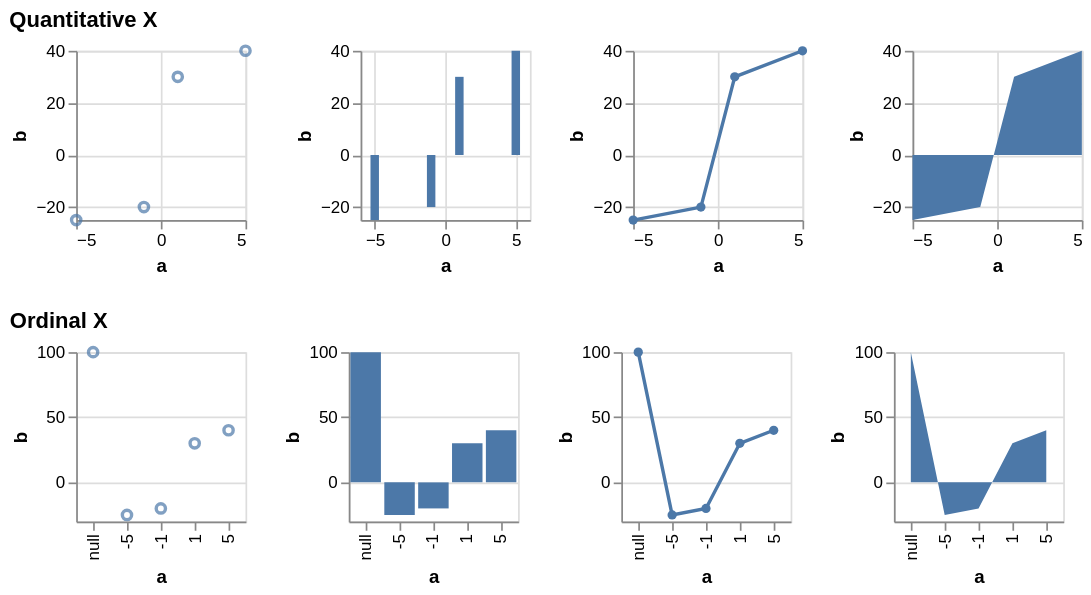

Express this chart as Vega-Lite.
### Vega specification from a JSON file in a GitHub repository (floating-point values rounded to 4 significant figures)
{"$schema": "https://vega.github.io/schema/vega/v6.json", "description": "Testing invalid", "background": "white", "padding": 5, "data": [{"name": "source_0", "values": [{"a": null, "b": 100}, {"a": -10, "b": null}, {"a": -5, "b": -25}, {"a": -1, "b": -20}, {"a": 0, "b": null}, {"a": 1, "b": 30}, {"a": 5, "b": 40}, {"a": 10, "b": null}]}, {"name": "data_0", "source": "source_0", "transform": [{"type": "formula", "expr": "toNumber(datum[\"a\"])", "as": "a"}]}, {"name": "data_1", "source": "data_0", "transform": [{"type": "filter", "expr": "isValid(datum[\"a\"]) && isFinite(+datum[\"a\"]) && isValid(datum[\"b\"]) && isFinite(+datum[\"b\"])"}]}, {"name": "data_2", "source": "data_0", "transform": [{"type": "stack", "groupby": ["a"], "field": "b", "sort": {"field": [], "order": []}, "as": ["b_start", "b_end"], "offset": "zero"}, {"type": "filter", "expr": "isValid(datum[\"a\"]) && isFinite(+datum[\"a\"]) && isValid(datum[\"b\"]) && isFinite(+datum[\"b\"])"}]}, {"name": "data_3", "source": "data_0", "transform": [{"type": "impute", "field": "b", "groupby": [], "key": "a", "method": "value", "value": 0}, {"type": "stack", "groupby": ["a"], "field": "b", "sort": {"field": [], "order": []}, "as": ["b_start", "b_end"], "offset": "zero"}, {"type": "filter", "expr": "isValid(datum[\"a\"]) && isFinite(+datum[\"a\"]) && isValid(datum[\"b\"]) && isFinite(+datum[\"b\"])"}]}, {"name": "data_4", "source": "data_0", "transform": [{"type": "filter", "expr": "isValid(datum[\"b\"]) && isFinite(+datum[\"b\"])"}]}, {"name": "data_5", "source": "data_0", "transform": [{"type": "stack", "groupby": ["a"], "field": "b", "sort": {"field": [], "order": []}, "as": ["b_start", "b_end"], "offset": "zero"}, {"type": "filter", "expr": "isValid(datum[\"b\"]) && isFinite(+datum[\"b\"])"}]}, {"name": "data_6", "source": "data_0", "transform": [{"type": "impute", "field": "b", "groupby": [], "key": "a", "method": "value", "value": 0}, {"type": "stack", "groupby": ["a"], "field": "b", "sort": {"field": [], "order": []}, "as": ["b_start", "b_end"], "offset": "zero"}, {"type": "filter", "expr": "isValid(datum[\"b\"]) && isFinite(+datum[\"b\"])"}]}], "signals": [{"name": "childHeight", "value": 100}, {"name": "concat_0_childWidth", "value": 100}, {"name": "concat_1_childWidth", "value": 100}], "layout": {"padding": 20, "columns": 1, "bounds": "full", "align": "each"}, "marks": [{"type": "group", "name": "concat_0_group", "title": {"text": "Quantitative X", "anchor": "start"}, "layout": {"padding": 20, "bounds": "full", "align": "each"}, "marks": [{"type": "group", "name": "concat_0_concat_0_group", "style": "cell", "encode": {"update": {"width": {"signal": "concat_0_childWidth"}, "height": {"signal": "childHeight"}}}, "marks": [{"name": "concat_0_concat_0_marks", "type": "symbol", "style": ["point"], "from": {"data": "data_1"}, "encode": {"update": {"opacity": {"value": 0.7}, "fill": {"value": "transparent"}, "stroke": {"value": "#4c78a8"}, "tooltip": {"signal": "{\"a\": format(datum[\"a\"], \"\"), \"b\": format(datum[\"b\"], \"\")}"}, "ariaRoleDescription": {"value": "point"}, "description": {"signal": "\"a: \" + (format(datum[\"a\"], \"\")) + \"; b: \" + (format(datum[\"b\"], \"\"))"}, "x": {"scale": "concat_0_concat_0_x", "field": "a"}, "y": {"scale": "concat_0_concat_0_y", "field": "b"}}}}], "axes": [{"scale": "concat_0_concat_0_x", "orient": "bottom", "gridScale": "concat_0_concat_0_y", "grid": true, "tickCount": {"signal": "ceil(concat_0_childWidth/40)"}, "domain": false, "labels": false, "aria": false, "maxExtent": 0, "minExtent": 0, "ticks": false, "zindex": 0}, {"scale": "concat_0_concat_0_y", "orient": "left", "gridScale": "concat_0_concat_0_x", "grid": true, "tickCount": {"signal": "ceil(childHeight/40)"}, "domain": false, "labels": false, "aria": false, "maxExtent": 0, "minExtent": 0, "ticks": false, "zindex": 0}, {"scale": "concat_0_concat_0_x", "orient": "bottom", "grid": false, "title": "a", "labelFlush": true, "labelOverlap": true, "tickCount": {"signal": "ceil(concat_0_childWidth/40)"}, "zindex": 0}, {"scale": "concat_0_concat_0_y", "orient": "left", "grid": false, "title": "b", "labelOverlap": true, "tickCount": {"signal": "ceil(childHeight/40)"}, "zindex": 0}]}, {"type": "group", "name": "concat_0_concat_1_group", "style": "cell", "encode": {"update": {"width": {"signal": "concat_0_childWidth"}, "height": {"signal": "childHeight"}}}, "marks": [{"name": "concat_0_concat_1_marks", "type": "rect", "style": ["bar"], "from": {"data": "data_2"}, "encode": {"update": {"fill": {"value": "#4c78a8"}, "tooltip": {"signal": "{\"a\": format(datum[\"a\"], \"\"), \"b\": format(datum[\"b\"], \"\")}"}, "ariaRoleDescription": {"value": "bar"}, "description": {"signal": "\"a: \" + (format(datum[\"a\"], \"\")) + \"; b: \" + (format(datum[\"b\"], \"\"))"}, "xc": {"scale": "concat_0_concat_1_x", "field": "a"}, "width": {"value": 5}, "y": {"scale": "concat_0_concat_1_y", "field": "b_end"}, "y2": {"scale": "concat_0_concat_1_y", "field": "b_start"}}}}], "axes": [{"scale": "concat_0_concat_1_x", "orient": "bottom", "gridScale": "concat_0_concat_1_y", "grid": true, "tickCount": {"signal": "ceil(concat_0_childWidth/40)"}, "domain": false, "labels": false, "aria": false, "maxExtent": 0, "minExtent": 0, "ticks": false, "zindex": 0}, {"scale": "concat_0_concat_1_y", "orient": "left", "gridScale": "concat_0_concat_1_x", "grid": true, "tickCount": {"signal": "ceil(childHeight/40)"}, "domain": false, "labels": false, "aria": false, "maxExtent": 0, "minExtent": 0, "ticks": false, "zindex": 0}, {"scale": "concat_0_concat_1_x", "orient": "bottom", "grid": false, "title": "a", "labelFlush": true, "labelOverlap": true, "tickCount": {"signal": "ceil(concat_0_childWidth/40)"}, "zindex": 0}, {"scale": "concat_0_concat_1_y", "orient": "left", "grid": false, "title": "b", "labelOverlap": true, "tickCount": {"signal": "ceil(childHeight/40)"}, "zindex": 0}]}, {"type": "group", "name": "concat_0_concat_2_group", "style": "cell", "encode": {"update": {"width": {"signal": "concat_0_childWidth"}, "height": {"signal": "childHeight"}}}, "marks": [{"name": "concat_0_concat_2_layer_0_marks", "type": "line", "style": ["line"], "sort": {"field": "x"}, "from": {"data": "data_1"}, "encode": {"update": {"stroke": {"value": "#4c78a8"}, "tooltip": {"signal": "{\"a\": format(datum[\"a\"], \"\"), \"b\": format(datum[\"b\"], \"\")}"}, "description": {"signal": "\"a: \" + (format(datum[\"a\"], \"\")) + \"; b: \" + (format(datum[\"b\"], \"\"))"}, "x": {"scale": "concat_0_concat_2_x", "field": "a"}, "y": {"scale": "concat_0_concat_2_y", "field": "b"}}}}, {"name": "concat_0_concat_2_layer_1_marks", "type": "symbol", "style": ["point"], "from": {"data": "data_1"}, "encode": {"update": {"opacity": {"value": 1}, "fill": {"value": "#4c78a8"}, "tooltip": {"signal": "{\"a\": format(datum[\"a\"], \"\"), \"b\": format(datum[\"b\"], \"\")}"}, "ariaRoleDescription": {"value": "point"}, "description": {"signal": "\"a: \" + (format(datum[\"a\"], \"\")) + \"; b: \" + (format(datum[\"b\"], \"\"))"}, "x": {"scale": "concat_0_concat_2_x", "field": "a"}, "y": {"scale": "concat_0_concat_2_y", "field": "b"}}}}], "axes": [{"scale": "concat_0_concat_2_x", "orient": "bottom", "gridScale": "concat_0_concat_2_y", "grid": true, "tickCount": {"signal": "ceil(concat_0_childWidth/40)"}, "domain": false, "labels": false, "aria": false, "maxExtent": 0, "minExtent": 0, "ticks": false, "zindex": 0}, {"scale": "concat_0_concat_2_y", "orient": "left", "gridScale": "concat_0_concat_2_x", "grid": true, "tickCount": {"signal": "ceil(childHeight/40)"}, "domain": false, "labels": false, "aria": false, "maxExtent": 0, "minExtent": 0, "ticks": false, "zindex": 0}, {"scale": "concat_0_concat_2_x", "orient": "bottom", "grid": false, "title": "a", "labelFlush": true, "labelOverlap": true, "tickCount": {"signal": "ceil(concat_0_childWidth/40)"}, "zindex": 0}, {"scale": "concat_0_concat_2_y", "orient": "left", "grid": false, "title": "b", "labelOverlap": true, "tickCount": {"signal": "ceil(childHeight/40)"}, "zindex": 0}]}, {"type": "group", "name": "concat_0_concat_3_group", "style": "cell", "encode": {"update": {"width": {"signal": "concat_0_childWidth"}, "height": {"signal": "childHeight"}}}, "marks": [{"name": "concat_0_concat_3_marks", "type": "area", "style": ["area"], "sort": {"field": "x"}, "from": {"data": "data_3"}, "encode": {"update": {"orient": {"value": "vertical"}, "fill": {"value": "#4c78a8"}, "tooltip": {"signal": "{\"a\": format(datum[\"a\"], \"\"), \"b\": format(datum[\"b\"], \"\")}"}, "description": {"signal": "\"a: \" + (format(datum[\"a\"], \"\")) + \"; b: \" + (format(datum[\"b\"], \"\"))"}, "x": {"scale": "concat_0_concat_3_x", "field": "a"}, "y": {"scale": "concat_0_concat_3_y", "field": "b_end"}, "y2": {"scale": "concat_0_concat_3_y", "field": "b_start"}}}}], "axes": [{"scale": "concat_0_concat_3_x", "orient": "bottom", "gridScale": "concat_0_concat_3_y", "grid": true, "tickCount": {"signal": "ceil(concat_0_childWidth/40)"}, "domain": false, "labels": false, "aria": false, "maxExtent": 0, "minExtent": 0, "ticks": false, "zindex": 0}, {"scale": "concat_0_concat_3_y", "orient": "left", "gridScale": "concat_0_concat_3_x", "grid": true, "tickCount": {"signal": "ceil(childHeight/40)"}, "domain": false, "labels": false, "aria": false, "maxExtent": 0, "minExtent": 0, "ticks": false, "zindex": 0}, {"scale": "concat_0_concat_3_x", "orient": "bottom", "grid": false, "title": "a", "labelFlush": true, "labelOverlap": true, "tickCount": {"signal": "ceil(concat_0_childWidth/40)"}, "zindex": 0}, {"scale": "concat_0_concat_3_y", "orient": "left", "grid": false, "title": "b", "labelOverlap": true, "tickCount": {"signal": "ceil(childHeight/40)"}, "zindex": 0}]}]}, {"type": "group", "name": "concat_1_group", "title": {"text": "Ordinal X", "anchor": "start"}, "layout": {"padding": 20, "bounds": "full", "align": "each"}, "marks": [{"type": "group", "name": "concat_1_concat_0_group", "style": "cell", "encode": {"update": {"width": {"signal": "concat_1_childWidth"}, "height": {"signal": "childHeight"}}}, "marks": [{"name": "concat_1_concat_0_marks", "type": "symbol", "style": ["point"], "from": {"data": "data_4"}, "encode": {"update": {"opacity": {"value": 0.7}, "fill": {"value": "transparent"}, "stroke": {"value": "#4c78a8"}, "tooltip": {"signal": "{\"a\": isValid(datum[\"a\"]) ? isArray(datum[\"a\"]) ? join(datum[\"a\"], '\\n') : datum[\"a\"] : \"\"+datum[\"a\"], \"b\": format(datum[\"b\"], \"\")}"}, "ariaRoleDescription": {"value": "point"}, "description": {"signal": "\"a: \" + (isValid(datum[\"a\"]) ? isArray(datum[\"a\"]) ? join(datum[\"a\"], ' ') : datum[\"a\"] : \"\"+datum[\"a\"]) + \"; b: \" + (format(datum[\"b\"], \"\"))"}, "x": {"scale": "concat_1_concat_0_x", "field": "a"}, "y": {"scale": "concat_1_concat_0_y", "field": "b"}}}}], "axes": [{"scale": "concat_1_concat_0_y", "orient": "left", "gridScale": "concat_1_concat_0_x", "grid": true, "tickCount": {"signal": "ceil(childHeight/40)"}, "domain": false, "labels": false, "aria": false, "maxExtent": 0, "minExtent": 0, "ticks": false, "zindex": 0}, {"scale": "concat_1_concat_0_x", "orient": "bottom", "grid": false, "title": "a", "labelAlign": "right", "labelAngle": 270, "labelBaseline": "middle", "zindex": 0}, {"scale": "concat_1_concat_0_y", "orient": "left", "grid": false, "title": "b", "labelOverlap": true, "tickCount": {"signal": "ceil(childHeight/40)"}, "zindex": 0}]}, {"type": "group", "name": "concat_1_concat_1_group", "style": "cell", "encode": {"update": {"width": {"signal": "concat_1_childWidth"}, "height": {"signal": "childHeight"}}}, "marks": [{"name": "concat_1_concat_1_marks", "type": "rect", "style": ["bar"], "from": {"data": "data_5"}, "encode": {"update": {"fill": {"value": "#4c78a8"}, "tooltip": {"signal": "{\"a\": isValid(datum[\"a\"]) ? isArray(datum[\"a\"]) ? join(datum[\"a\"], '\\n') : datum[\"a\"] : \"\"+datum[\"a\"], \"b\": format(datum[\"b\"], \"\")}"}, "ariaRoleDescription": {"value": "bar"}, "description": {"signal": "\"a: \" + (isValid(datum[\"a\"]) ? isArray(datum[\"a\"]) ? join(datum[\"a\"], ' ') : datum[\"a\"] : \"\"+datum[\"a\"]) + \"; b: \" + (format(datum[\"b\"], \"\"))"}, "x": {"scale": "concat_1_concat_1_x", "field": "a"}, "width": {"signal": "max(0.25, bandwidth('concat_1_concat_1_x'))"}, "y": {"scale": "concat_1_concat_1_y", "field": "b_end"}, "y2": {"scale": "concat_1_concat_1_y", "field": "b_start"}}}}], "axes": [{"scale": "concat_1_concat_1_y", "orient": "left", "gridScale": "concat_1_concat_1_x", "grid": true, "tickCount": {"signal": "ceil(childHeight/40)"}, "domain": false, "labels": false, "aria": false, "maxExtent": 0, "minExtent": 0, "ticks": false, "zindex": 0}, {"scale": "concat_1_concat_1_x", "orient": "bottom", "grid": false, "title": "a", "labelAlign": "right", "labelAngle": 270, "labelBaseline": "middle", "zindex": 0}, {"scale": "concat_1_concat_1_y", "orient": "left", "grid": false, "title": "b", "labelOverlap": true, "tickCount": {"signal": "ceil(childHeight/40)"}, "zindex": 0}]}, {"type": "group", "name": "concat_1_concat_2_group", "style": "cell", "encode": {"update": {"width": {"signal": "concat_1_childWidth"}, "height": {"signal": "childHeight"}}}, "marks": [{"name": "concat_1_concat_2_layer_0_marks", "type": "line", "style": ["line"], "sort": {"field": "x"}, "from": {"data": "data_4"}, "encode": {"update": {"stroke": {"value": "#4c78a8"}, "tooltip": {"signal": "{\"a\": isValid(datum[\"a\"]) ? isArray(datum[\"a\"]) ? join(datum[\"a\"], '\\n') : datum[\"a\"] : \"\"+datum[\"a\"], \"b\": format(datum[\"b\"], \"\")}"}, "description": {"signal": "\"a: \" + (isValid(datum[\"a\"]) ? isArray(datum[\"a\"]) ? join(datum[\"a\"], ' ') : datum[\"a\"] : \"\"+datum[\"a\"]) + \"; b: \" + (format(datum[\"b\"], \"\"))"}, "x": {"scale": "concat_1_concat_2_x", "field": "a"}, "y": {"scale": "concat_1_concat_2_y", "field": "b"}}}}, {"name": "concat_1_concat_2_layer_1_marks", "type": "symbol", "style": ["point"], "from": {"data": "data_4"}, "encode": {"update": {"opacity": {"value": 1}, "fill": {"value": "#4c78a8"}, "tooltip": {"signal": "{\"a\": isValid(datum[\"a\"]) ? isArray(datum[\"a\"]) ? join(datum[\"a\"], '\\n') : datum[\"a\"] : \"\"+datum[\"a\"], \"b\": format(datum[\"b\"], \"\")}"}, "ariaRoleDescription": {"value": "point"}, "description": {"signal": "\"a: \" + (isValid(datum[\"a\"]) ? isArray(datum[\"a\"]) ? join(datum[\"a\"], ' ') : datum[\"a\"] : \"\"+datum[\"a\"]) + \"; b: \" + (format(datum[\"b\"], \"\"))"}, "x": {"scale": "concat_1_concat_2_x", "field": "a"}, "y": {"scale": "concat_1_concat_2_y", "field": "b"}}}}], "axes": [{"scale": "concat_1_concat_2_y", "orient": "left", "gridScale": "concat_1_concat_2_x", "grid": true, "tickCount": {"signal": "ceil(childHeight/40)"}, "domain": false, "labels": false, "aria": false, "maxExtent": 0, "minExtent": 0, "ticks": false, "zindex": 0}, {"scale": "concat_1_concat_2_x", "orient": "bottom", "grid": false, "title": "a", "labelAlign": "right", "labelAngle": 270, "labelBaseline": "middle", "zindex": 0}, {"scale": "concat_1_concat_2_y", "orient": "left", "grid": false, "title": "b", "labelOverlap": true, "tickCount": {"signal": "ceil(childHeight/40)"}, "zindex": 0}]}, {"type": "group", "name": "concat_1_concat_3_group", "style": "cell", "encode": {"update": {"width": {"signal": "concat_1_childWidth"}, "height": {"signal": "childHeight"}}}, "marks": [{"name": "concat_1_concat_3_marks", "type": "area", "style": ["area"], "sort": {"field": "x"}, "from": {"data": "data_6"}, "encode": {"update": {"orient": {"value": "vertical"}, "fill": {"value": "#4c78a8"}, "tooltip": {"signal": "{\"a\": isValid(datum[\"a\"]) ? isArray(datum[\"a\"]) ? join(datum[\"a\"], '\\n') : datum[\"a\"] : \"\"+datum[\"a\"], \"b\": format(datum[\"b\"], \"\")}"}, "description": {"signal": "\"a: \" + (isValid(datum[\"a\"]) ? isArray(datum[\"a\"]) ? join(datum[\"a\"], ' ') : datum[\"a\"] : \"\"+datum[\"a\"]) + \"; b: \" + (format(datum[\"b\"], \"\"))"}, "x": {"scale": "concat_1_concat_3_x", "field": "a"}, "y": {"scale": "concat_1_concat_3_y", "field": "b_end"}, "y2": {"scale": "concat_1_concat_3_y", "field": "b_start"}}}}], "axes": [{"scale": "concat_1_concat_3_y", "orient": "left", "gridScale": "concat_1_concat_3_x", "grid": true, "tickCount": {"signal": "ceil(childHeight/40)"}, "domain": false, "labels": false, "aria": false, "maxExtent": 0, "minExtent": 0, "ticks": false, "zindex": 0}, {"scale": "concat_1_concat_3_x", "orient": "bottom", "grid": false, "title": "a", "labelAlign": "right", "labelAngle": 270, "labelBaseline": "middle", "zindex": 0}, {"scale": "concat_1_concat_3_y", "orient": "left", "grid": false, "title": "b", "labelOverlap": true, "tickCount": {"signal": "ceil(childHeight/40)"}, "zindex": 0}]}]}], "scales": [{"name": "concat_0_concat_0_x", "type": "linear", "domain": {"data": "data_1", "field": "a"}, "range": [0, {"signal": "concat_0_childWidth"}], "nice": true, "zero": true}, {"name": "concat_0_concat_0_y", "type": "linear", "domain": {"data": "data_1", "field": "b"}, "range": [{"signal": "childHeight"}, 0], "nice": true, "zero": true}, {"name": "concat_0_concat_1_x", "type": "linear", "domain": {"data": "data_2", "field": "a"}, "range": [0, {"signal": "concat_0_childWidth"}], "nice": true, "zero": false, "padding": 5}, {"name": "concat_0_concat_1_y", "type": "linear", "domain": {"data": "data_2", "fields": ["b_start", "b_end"]}, "range": [{"signal": "childHeight"}, 0], "nice": true, "zero": true}, {"name": "concat_0_concat_2_x", "type": "linear", "domain": {"data": "data_1", "field": "a"}, "range": [0, {"signal": "concat_0_childWidth"}], "nice": true, "zero": false}, {"name": "concat_0_concat_2_y", "type": "linear", "domain": {"data": "data_1", "field": "b"}, "range": [{"signal": "childHeight"}, 0], "nice": true, "zero": true}, {"name": "concat_0_concat_3_x", "type": "linear", "domain": {"data": "data_3", "field": "a"}, "range": [0, {"signal": "concat_0_childWidth"}], "nice": true, "zero": false}, {"name": "concat_0_concat_3_y", "type": "linear", "domain": {"data": "data_3", "fields": ["b_start", "b_end"]}, "range": [{"signal": "childHeight"}, 0], "nice": true, "zero": true}, {"name": "concat_1_concat_0_x", "type": "point", "domain": {"data": "data_4", "field": "a", "sort": true}, "range": [0, {"signal": "concat_1_childWidth"}], "padding": 0.5}, {"name": "concat_1_concat_0_y", "type": "linear", "domain": {"data": "data_4", "field": "b"}, "range": [{"signal": "childHeight"}, 0], "nice": true, "zero": true}, {"name": "concat_1_concat_1_x", "type": "band", "domain": {"data": "data_5", "field": "a", "sort": true}, "range": [0, {"signal": "concat_1_childWidth"}], "paddingInner": 0.1, "paddingOuter": 0.05}, {"name": "concat_1_concat_1_y", "type": "linear", "domain": {"data": "data_5", "fields": ["b_start", "b_end"]}, "range": [{"signal": "childHeight"}, 0], "nice": true, "zero": true}, {"name": "concat_1_concat_2_x", "type": "point", "domain": {"data": "data_4", "field": "a", "sort": true}, "range": [0, {"signal": "concat_1_childWidth"}], "padding": 0.5}, {"name": "concat_1_concat_2_y", "type": "linear", "domain": {"data": "data_4", "field": "b"}, "range": [{"signal": "childHeight"}, 0], "nice": true, "zero": true}, {"name": "concat_1_concat_3_x", "type": "point", "domain": {"data": "data_6", "field": "a", "sort": true}, "range": [0, {"signal": "concat_1_childWidth"}], "padding": 0.5}, {"name": "concat_1_concat_3_y", "type": "linear", "domain": {"data": "data_6", "fields": ["b_start", "b_end"]}, "range": [{"signal": "childHeight"}, 0], "nice": true, "zero": true}], "config": {"mark": {"tooltip": true}}}
